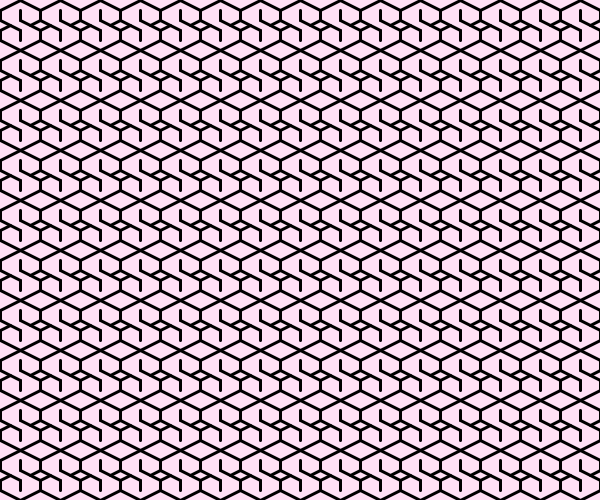
Frame 1 (no input)
Frame 60 (the mouse pressed at the canvas centre just before this capture): identical to frame 1, image omitted
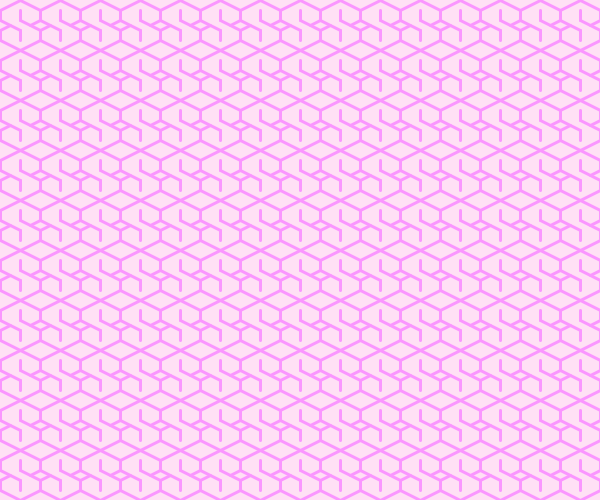
Frame 120 (the mouse held since frame 60 and released just before this capture)

The Processing sketch that drew these frames (run headless with seeded random() and noise(); from frame 60 on, the mouse is pressed at the canvas centre):

// Processing sketch: LeeSharon_Assignment3
// ── LeeSharon_Assignment3.pde
//Sharon Lee
//Assignment 3
//DM-UY 1133-B

color b1,b2;
int option=1;//starting value, count of each grid pattern

void setup(){
  size(600,500);
  smooth();
  noFill();
  
}


void draw(){
  if (option == 1){  //Grid Pattern #1
    background(255,224,245);
    stroke(mouseY,mouseX/2,mouseX);//stroke color changes upon mouse movement
    strokeWeight(3);
    for(int x=0;x<width;x+=40){  //x position of doodle
      for (int y=0;y<height;y+=50){  //y position of doodle
        drawDoodle(x,y);  //call function written outside in a different block
      }//y
    }//x
  }//first option
  
  else if (option == 2){ //Grid Pattern #2
    background(224,237,255);
    noStroke();
    for(int x=50;x<width-50;x+=50){  //x position of pattern
        for (int y=50;y<height-50;y+=50){  //y position of pattern        
          drawCircle(x,y);
        }//y
     }//x
  }//second option
  
  else if (option == 3) {
    noFill();
    // Option 3;
    background(255);
    float s= map(mouseY,0,height,0,50);//fit ratio of mouse mvmt to shape enlargement
    for (int x = 0; x <= width; x += 50) {//x positions
      for (int y = 0; y <= height; y+=50) {//y positions
        stroke(129,180,136);
        rect(x, y, 50, 50);//grid like pattern
        stroke(255,249,175);
        line(x,y,x+50,y+50);//diamond pattern
        line(x+50,y,x,y+50);
        stroke(255,159,80);
        ellipse(x+25,y+25,s,s);//circle adjusting to mouse mvmt
        stroke(255,0,0);
        ellipse(x,y,s,s);//different located circle adjusting to mouse mvmt
      }
    }
  } 

}//end
    
void drawDoodle(int a,int b){//writing a function that calls doodle drawing
  line(a,b+10,a,b+20);
  line(a+20,b+10,a+20,b+20);
  line(a+40,b+10,a+40,b+20);
  line(a,b+30,a,b+40);
  line(a+20,b+30,a+20,b+40);
  line(a+40,b+30,a+40,b+40);
  line(a,b+20,a+20,b+30);
  line(a+20,b+20,a+40,b+30);
  line(a+20,b,a,b+10);
  line(a+20,b,a+40,b+10);
  line(a+20,b+50,a,b+40);
  line(a+20,b+50,a+40,b+40);
  line(a+40,b+20,a+30,b+25);
  line(a,b+30,a+10,b+25);
}

void drawCircle(int a,int b){  //writing a function that forms a circle
  float degree=map(mouseX,0,width,35,395);//mouse location to width = degree to circle
  arc(a+25,b+25,50,50,radians(35),radians(degree),PIE); //arc(a,b,c,d,start,stop,mode)
  if (mousePressed){//pacman feature
    stroke(0);
    strokeWeight(2);
    fill(252,255,98);//yellow circle
    int m = millis()/10;//timer
    arc(a+25,b+25,50,50,radians((35)-(m%35)),radians((347)+(m%35)),PIE);//times closing, "eating"
    fill(0);
    ellipse(a+35,b+15,3,3);//eyes
  }else{
    fill(255);// otherwise white circles
  }
}
  
void keyPressed(){
  if ((keyCode==ENTER)||(keyCode==RETURN)){  // enter or return button is pressed, next grid pattern
    option++; //grid pattern counter modifies
    if (option>3) option =1; //back to grid pattern 1 after going through all
  }
  
}
  
  
 
